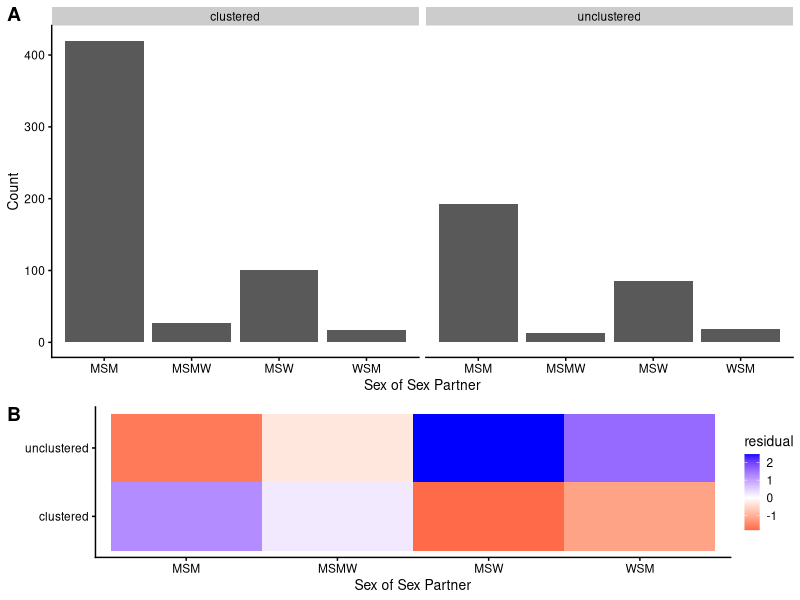
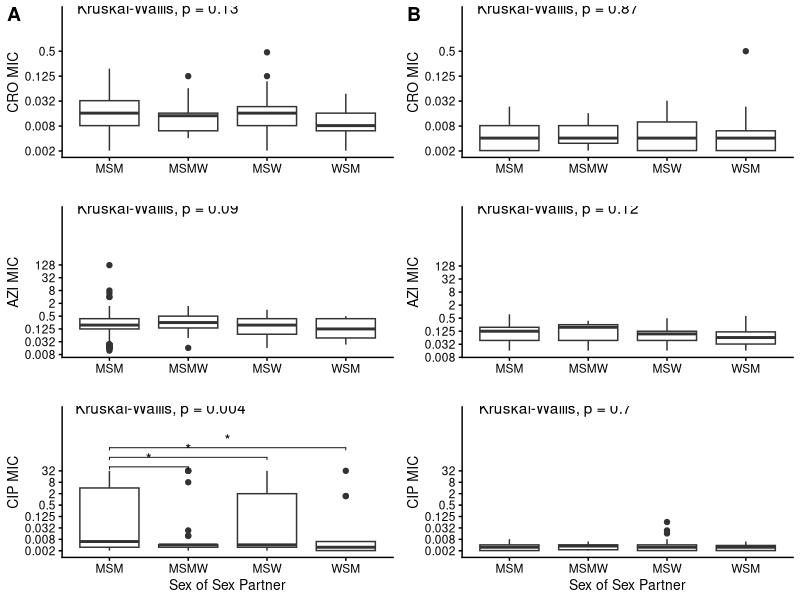
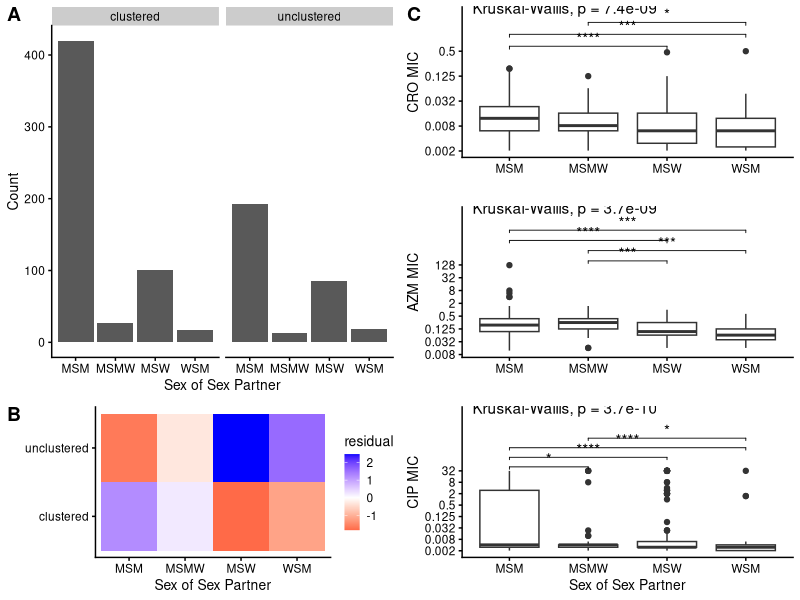
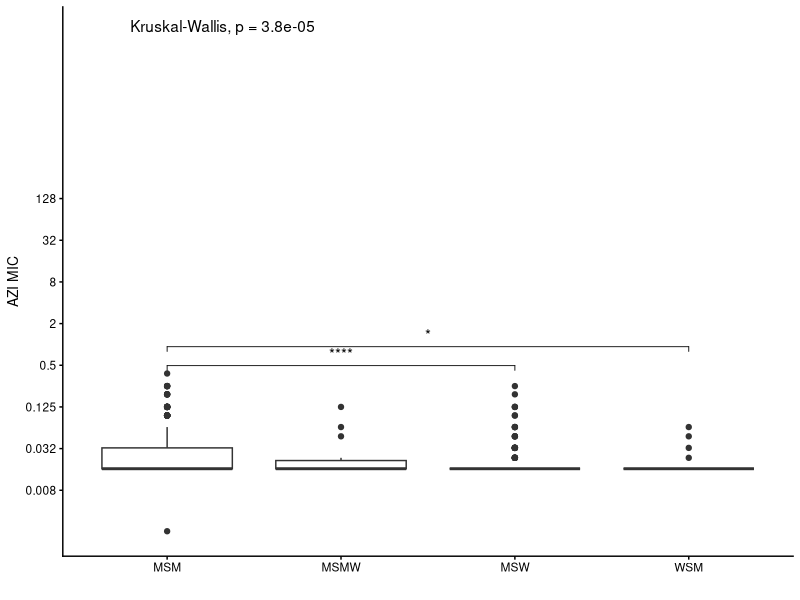
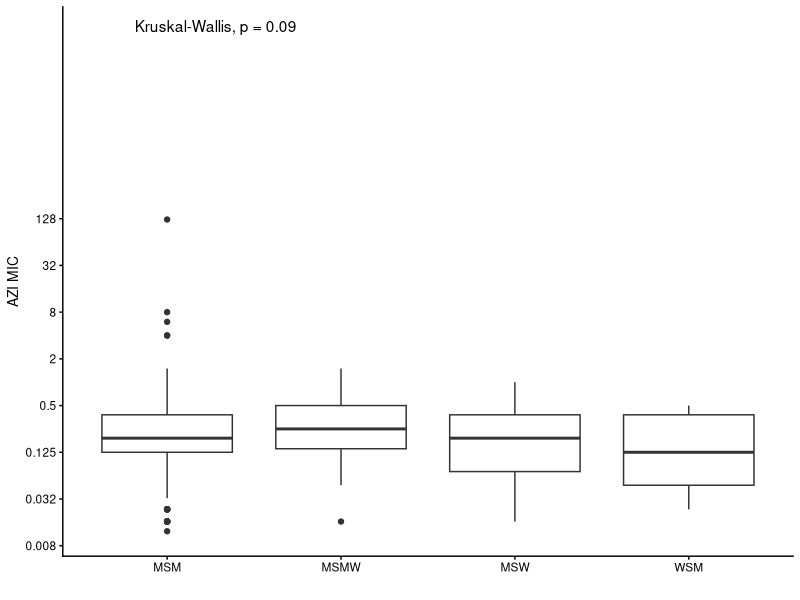
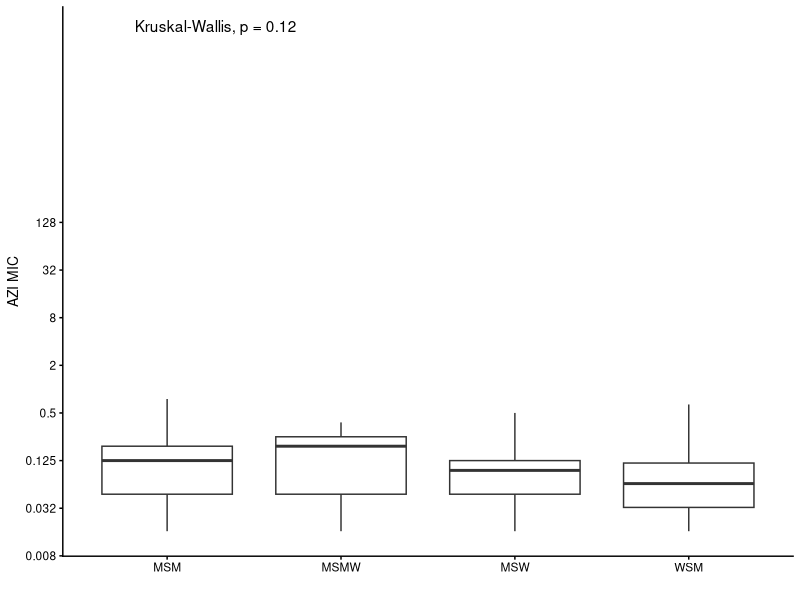
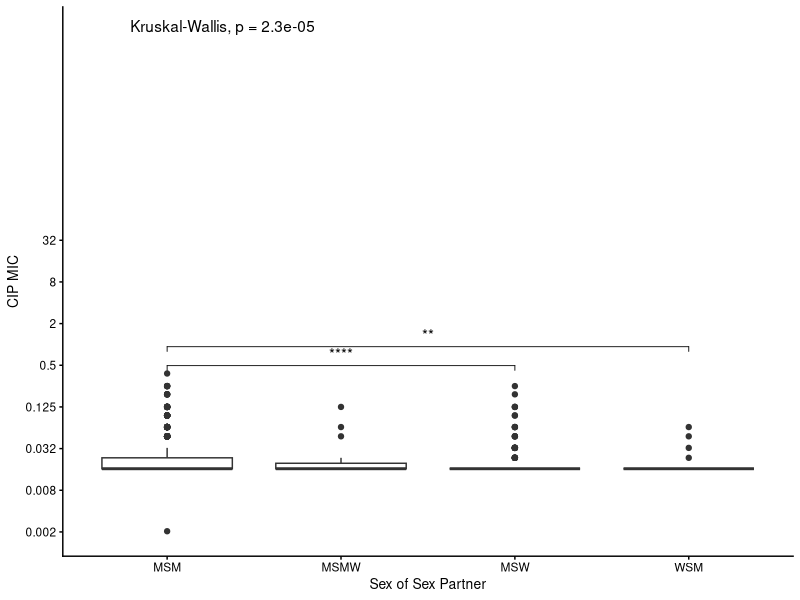
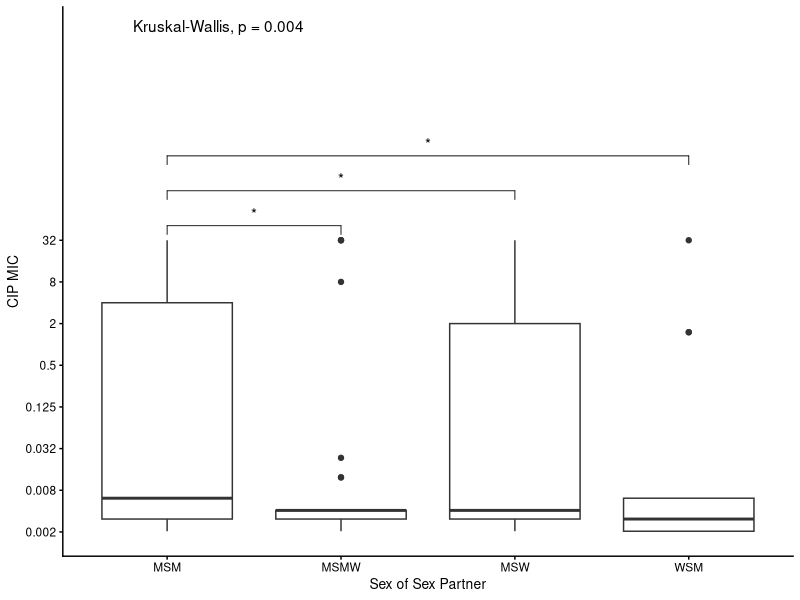

The R script that drew these images, in order:
library(tidyverse)
library(cowplot)
library(ggpubr)
theme_set(theme_cowplot(font_size=10))

metadata <- read.table("data/Mortimer_NYC_SupplementaryTable1.tsv", 
                       sep = "\t",
                       header = T,
                       stringsAsFactors = F,
                       comment.char = "")

metadata <- metadata %>% mutate(cefixime = ifelse(cefixime == "<=0.016" | cefixime == "<= 0.016" | cefixime == "<0.016", "0.016", cefixime),
                                ceftriaxone = ifelse(ceftriaxone == "<0.002" | ceftriaxone == "<= 0.002"| ceftriaxone == "<=0.002" | ceftriaxone == "<0.002", "0.002",
                                                     ifelse(ceftriaxone == "<0.016" | ceftriaxone ==  "<=0.016" | ceftriaxone == "<= 0.016", "0.016", 
                                                            ifelse(ceftriaxone == "0.5 NS", "0.5", ceftriaxone))),
                                azithromycin = ifelse(azithromycin == "<=0.016", "0.016",
                                                      ifelse(azithromycin == "0 .047              ", "0.047", azithromycin)),
                                ciprofloxacin = ifelse(ciprofloxacin == "<0.002" | ciprofloxacin == "<=0.002" | ciprofloxacin == ">=0.002" | ciprofloxacin == "<= 0.002" | ciprofloxacin == "0.0002", "0.002",
                                                       ifelse(ciprofloxacin == ">=32" | ciprofloxacin == ">= 32" | ciprofloxacin == ">32", "32", ciprofloxacin)))
metadata <- metadata %>% mutate(cefixime = as.numeric(cefixime),
                                ceftriaxone = as.numeric(ceftriaxone),
                                azithromycin = as.numeric(azithromycin),
                                ciprofloxacin = as.numeric(ciprofloxacin))

valid_mics <- c(0.002, 0.003, 0.004, 0.006, 0.008, 0.012, 0.016, 0.023, 0.032, 0.047, 0.064, 0.094, 0.125, 0.19, 0.25, 0.38, 0.5, 0.75, 1, 1.5, 2, 3, 4, 6, 8, 12, 16, 32)

metadata_filtered <- metadata %>% mutate(cefixime = ifelse(cefixime %in% valid_mics, cefixime, NA),
                                         ceftriaxone = ifelse(ceftriaxone %in% valid_mics, cefixime, NA),
                                         ciprofloxacin = ifelse(ciprofloxacin %in% valid_mics, cefixime, NA),
                                         azithromycin = ifelse(azithromycin %in% valid_mics, cefixime, NA))
metadata <- metadata %>% 
  add_count(final_cluster) %>% 
  mutate(clustered = ifelse(n > 1, "clustered", "unclustered"))

metadata$final_cluster <- as.factor(as.character(metadata$final_cluster))

# Figure 3A

partner.clustering.plot <- ggplot(metadata %>%
                                    filter(!is.na(partner)) %>%
                                    filter(partner != "TSM" & partner != "WSMW"), aes(x=partner))  +
  geom_histogram(stat="count") + facet_wrap(~clustered) +
  xlab("Sex of Sex Partner") +
  ylab("Count")

# Figure 3B

partner.clustered <- metadata %>%
  filter(!is.na(partner)) %>%
  filter(partner != "TSM" & partner != "WSMW") %>%
  count(partner, clustered) %>%
  spread(partner, n, fill = 0) %>%
  column_to_rownames("clustered")

partner.chisq <- chisq.test(partner.clustered)

residuals.df <- data.frame(partner.chisq$residuals)
residuals.df.long <- residuals.df %>%
  rownames_to_column(var = "clustering") %>%
  gather(partner, residual, -clustering)

residuals.heatmap <- ggplot(residuals.df.long, aes(x = partner, y = clustering)) +
  geom_tile(aes(fill = residual)) +
  scale_fill_gradient2(low = "red", mid = "white", high = "blue") +
  ylab("") +
  xlab("Sex of Sex Partner")


clustering.plot <- plot_grid(partner.clustering.plot, residuals.heatmap, labels = c("A", "B"), ncol = 1, rel_heights = c(2, 1))


# Figure 3C

comparisons.cro <- list(c("MSM", "MSW"), c("MSM", "WSM"), c("MSMW", "WSM"))
comparisons.azi <- list(c("MSMW", "MSW"), c("MSMW", "WSM"), c("MSM", "MSW"), c("MSM", "WSM"))
comparisons.cip <- list(c("MSM", "MSMW"), c("MSM", "MSW"), c("MSM", "WSM"),  c("MSMW", "WSM"))
partner.cro <- metadata %>% filter(!is.na(partner)) %>%
  filter(partner != "TSM" & partner != "WSMW") %>%
  ggplot(aes(x = partner, y = ceftriaxone)) + 
  geom_boxplot() + 
  scale_y_continuous(trans='log2',
                     breaks = c(2^(-9), 2^(-7), 2^(-5), 2^(-3), 2^(-1)),
                     labels = c("0.002", "0.008", "0.032", "0.125", "0.5")) + 
  labs(x = "", y = "CRO MIC") + 
  stat_compare_means(comparisons = comparisons.cro, label = "p.signif") +
  stat_compare_means(label.y = 2)


partner.azi <- metadata %>% filter(!is.na(partner)) %>%
  filter(partner != "TSM" & partner != "WSMW") %>%
  ggplot(aes(x = partner, y = azithromycin)) + 
  geom_boxplot() + 
  scale_y_continuous(trans='log2',
                     breaks = c(2^(-7), 2^(-5), 2^(-3), 2^(-1), 2, 2^3, 2^5, 2^7),
                     labels = c("0.008", "0.032", "0.125", "0.5", "2", "8", "32", "128")) +
  labs(x = "", y = "AZM MIC") +
  stat_compare_means(comparisons = comparisons.azi, label = "p.signif") +
  stat_compare_means(label.y =15)

partner.cip <- metadata %>% filter(!is.na(partner)) %>%
  filter(partner != "TSM" & partner != "WSMW") %>%
  ggplot(aes(x = partner, y = ciprofloxacin)) + 
  geom_boxplot() + 
  scale_y_continuous(trans='log2',
                     breaks = c(2^(-9), 2^(-7), 2^(-5), 2^(-3), 2^(-1), 2, 2^3, 2^5),
                     labels = c("0.002", "0.008", "0.032", "0.125", "0.5", "2", "8", "32")) +
  labs(x = "Sex of Sex Partner", y = "CIP MIC") +
  stat_compare_means(comparisons = comparisons.cip, label = "p.signif") +
  stat_compare_means(label.y = 15)

partner.mic <- plot_grid(partner.cro,
                         partner.azi, 
                         partner.cip, 
                         ncol = 1, 
                         align = "v",
                         axis = "tb")

msm.cluster.mic <- plot_grid(clustering.plot, partner.mic, nrow = 1, labels = c("", "C"))


# how much of this association is due to lineage A and lineage B?

clades <- read.table("data/major_clades.txt", header = F, sep = "\t")
colnames(clades) <- c("run_accession", "clade")
metadata <- metadata %>% left_join(clades)


partner.cro.B <- metadata %>% filter(!is.na(partner), clade == "Het_clade") %>%
  filter(partner != "TSM" & partner != "WSMW") %>%
  ggplot(aes(x = partner, y = ceftriaxone)) + 
  geom_boxplot() + 
  scale_y_continuous(trans='log2',
                     breaks = c(2^(-9), 2^(-7), 2^(-5), 2^(-3), 2^(-1)),
                     labels = c("0.002", "0.008", "0.032", "0.125", "0.5")) + 
  labs(x = "", y = "CRO MIC") + 

  stat_compare_means(label.y = 2)


partner.azi.B <- metadata %>% filter(!is.na(partner), clade == "Het_clade") %>%
  filter(partner != "TSM" & partner != "WSMW") %>%
  ggplot(aes(x = partner, y = azithromycin)) + 
  geom_boxplot() + 
  scale_y_continuous(trans='log2',
                     breaks = c(2^(-7), 2^(-5), 2^(-3), 2^(-1), 2, 2^3, 2^5, 2^7),
                     labels = c("0.008", "0.032", "0.125", "0.5", "2", "8", "32", "128")) +
  labs(x = "", y = "AZI MIC") +

  stat_compare_means(label.y =15)

partner.cip.B <- metadata %>% filter(!is.na(partner), clade == "Het_clade") %>%
  filter(partner != "TSM" & partner != "WSMW") %>%
  ggplot(aes(x = partner, y = ciprofloxacin)) + 
  geom_boxplot() + 
  scale_y_continuous(trans='log2',
                     breaks = c(2^(-9), 2^(-7), 2^(-5), 2^(-3), 2^(-1), 2, 2^3, 2^5),
                     labels = c("0.002", "0.008", "0.032", "0.125", "0.5", "2", "8", "32")) +
  labs(x = "Sex of Sex Partner", y = "CIP MIC") +

  stat_compare_means(label.y = 15)

partner.mic.B <- plot_grid(partner.cro.B,
                         partner.azi.B, 
                         partner.cip.B, 
                         ncol = 1, 
                         align = "v",
                         axis = "tb")

partner.cro.A <- metadata %>% filter(!is.na(partner), clade == "MSM_clade") %>%
  filter(partner != "TSM" & partner != "WSMW") %>%
  ggplot(aes(x = partner, y = ceftriaxone)) + 
  geom_boxplot() + 
  scale_y_continuous(trans='log2',
                     breaks = c(2^(-9), 2^(-7), 2^(-5), 2^(-3), 2^(-1)),
                     labels = c("0.002", "0.008", "0.032", "0.125", "0.5")) + 
  labs(x = "", y = "CRO MIC") + 
  
  stat_compare_means(label.y = 2)


partner.azi.A <- metadata %>% filter(!is.na(partner), clade == "MSM_clade") %>%
  filter(partner != "TSM" & partner != "WSMW") %>%
  ggplot(aes(x = partner, y = azithromycin)) + 
  geom_boxplot() + 
  scale_y_continuous(trans='log2',
                     breaks = c(2^(-7), 2^(-5), 2^(-3), 2^(-1), 2, 2^3, 2^5, 2^7),
                     labels = c("0.008", "0.032", "0.125", "0.5", "2", "8", "32", "128")) +
  labs(x = "", y = "AZI MIC") +
  
  stat_compare_means(label.y =15)

comparisons.cip.A <- list(c("MSM", "MSMW"), c("MSM", "MSW"), c("MSM", "WSM"))

partner.cip.A <- metadata %>% filter(!is.na(partner), clade == "MSM_clade") %>%
  filter(partner != "TSM" & partner != "WSMW") %>%
  ggplot(aes(x = partner, y = ciprofloxacin)) + 
  geom_boxplot() + 
  scale_y_continuous(trans='log2',
                     breaks = c(2^(-9), 2^(-7), 2^(-5), 2^(-3), 2^(-1), 2, 2^3, 2^5),
                     labels = c("0.002", "0.008", "0.032", "0.125", "0.5", "2", "8", "32")) +
  labs(x = "Sex of Sex Partner", y = "CIP MIC") +
  stat_compare_means(comparisons = comparisons.cip.A, label = "p.signif") +
  stat_compare_means(label.y = 15)

partner.mic.A <- plot_grid(partner.cro.A,
                           partner.azi.A, 
                           partner.cip.A, 
                           ncol = 1, 
                           align = "v",
                           axis = "tb")



lineage.partner.mic <- plot_grid(partner.mic.A, partner.mic.B, align = "h", labels = c("A", "B"))


# analysis with filtered MICs

# Figure 3C

comparisons.cro <- list(c("MSM", "MSW"), c("MSM", "WSM"))
comparisons.azi <- list(c("MSM", "MSW"), c("MSM", "WSM"))
comparisons.cip <- list(c("MSM", "MSW"), c("MSM", "WSM"))
partner.cro <- metadata_filtered %>% filter(!is.na(partner)) %>%
  filter(partner != "TSM" & partner != "WSMW") %>%
  ggplot(aes(x = partner, y = ceftriaxone)) + 
  geom_boxplot() + 
  scale_y_continuous(trans='log2',
                     breaks = c(2^(-9), 2^(-7), 2^(-5), 2^(-3), 2^(-1)),
                     labels = c("0.002", "0.008", "0.032", "0.125", "0.5")) + 
  labs(x = "", y = "CRO MIC") + 
  stat_compare_means(comparisons = comparisons.cro, label = "p.signif") +
  stat_compare_means(label.y = 2)


partner.azi <- metadata_filtered %>% filter(!is.na(partner)) %>%
  filter(partner != "TSM" & partner != "WSMW") %>%
  ggplot(aes(x = partner, y = azithromycin)) + 
  geom_boxplot() + 
  scale_y_continuous(trans='log2',
                     breaks = c(2^(-7), 2^(-5), 2^(-3), 2^(-1), 2, 2^3, 2^5, 2^7),
                     labels = c("0.008", "0.032", "0.125", "0.5", "2", "8", "32", "128")) +
  labs(x = "", y = "AZI MIC") +
  stat_compare_means(comparisons = comparisons.azi, label = "p.signif") +
  stat_compare_means(label.y =15)

partner.cip <- metadata_filtered %>% filter(!is.na(partner)) %>%
  filter(partner != "TSM" & partner != "WSMW") %>%
  ggplot(aes(x = partner, y = ciprofloxacin)) + 
  geom_boxplot() + 
  scale_y_continuous(trans='log2',
                     breaks = c(2^(-9), 2^(-7), 2^(-5), 2^(-3), 2^(-1), 2, 2^3, 2^5),
                     labels = c("0.002", "0.008", "0.032", "0.125", "0.5", "2", "8", "32")) +
  labs(x = "Sex of Sex Partner", y = "CIP MIC") +
  stat_compare_means(comparisons = comparisons.cip, label = "p.signif") +
  stat_compare_means(label.y = 15)

partner.mic <- plot_grid(partner.cro,
                         partner.azi, 
                         partner.cip, 
                         ncol = 1, 
                         align = "v",
                         axis = "tb")
